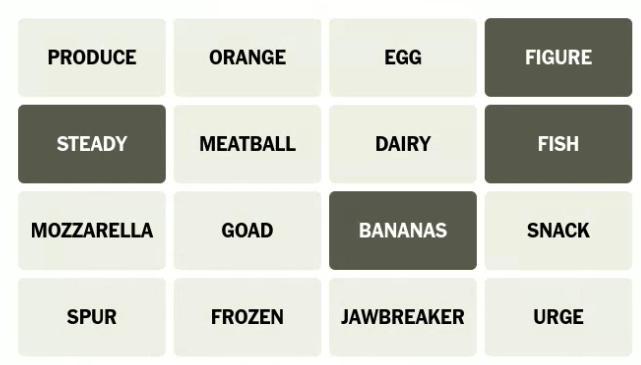
#> input picture Image and Sound Processing/KunleOguntoye_HW3/part2/p2_image1.png, 641 x 365 px
$ python p2b_code.py
#> lines starting #> are read from the running program, lines starting #| are printed output that depends on the picture; after the words box and inside, x2 and y2 are one past the last pixel; in counts of white or black regions, pixels touching at a corner belong together
import random
import cv2 as cv
# !apt-get install tesseract-ocr -y
# !pip install pytesseract opencv-python
import pytesseract

pytesseract.pytesseract.tesseract_cmd = r'/usr/bin/tesseract'

image = cv.imread('p2_image1.png',  cv.IMREAD_GRAYSCALE)
#> image: shape (365, 641); min 0, max 255, mean 205.3
ret, thresh = cv.threshold(image, 150, 255, cv.THRESH_BINARY)
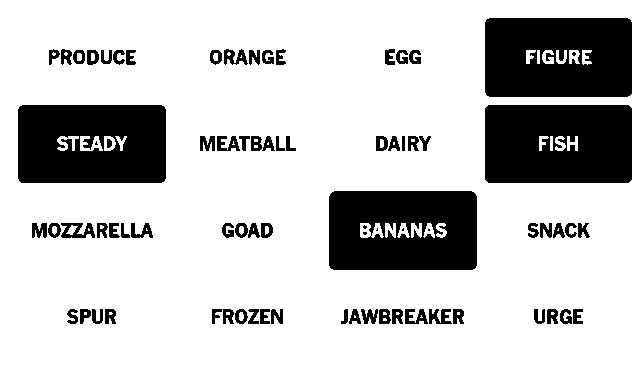
#> thresh: shape (365, 641); 77.8% white; 77 black regions (7 under 20 px), largest, box (x1, y1, x2, y2) and area: (485, 105, 632, 183) 11114, (485, 18, 632, 97) 11030, (18, 105, 166, 183) 10903

imageX  = cv.imread('p2_image1.png')
#> imageX is the input picture: shape (365, 641, 3); mean B, G, R 197.8, 207.4, 205.6
image_rgb = cv.cvtColor(imageX, cv.COLOR_BGR2RGB)

ret, image = cv.threshold(image, 230, 255, cv.THRESH_BINARY_INV)
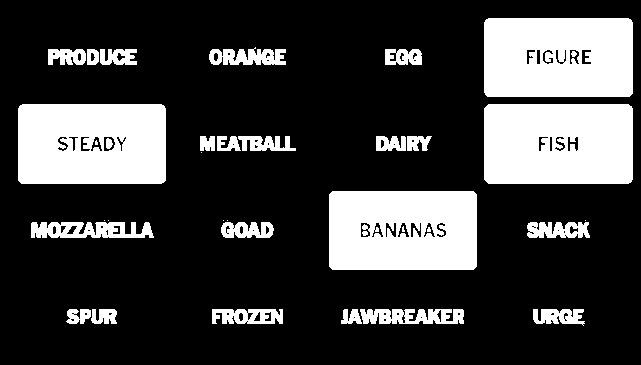
#> image: shape (365, 641); 24.1% white; 35 white regions (9 under 20 px), largest, box (x1, y1, x2, y2) and area: (484, 104, 633, 184) 11679, (18, 104, 166, 184) 11422, (484, 18, 633, 97) 11392

boundingBox = image.shape[0]//4, image.shape[1]//4
#> boundingBox = (91, 160)

#> (the run stopped early here; a loop or call above may not have finished)

$ run again, with Image and Sound Processing/KunleOguntoye_HW3/part2/p2_image2.png copied over Image and Sound Processing/KunleOguntoye_HW3/part2/p2_image1.png
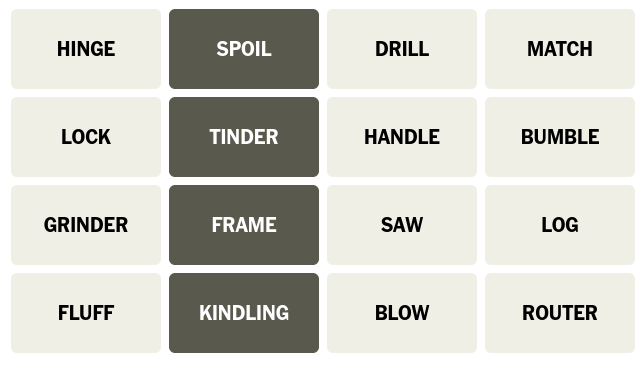
#> input picture Image and Sound Processing/KunleOguntoye_HW3/part2/p2_image2.png, 641 x 365 px
#> `ret, thresh = cv.threshold(image, 150, 255, cv.THRESH_BINARY)`:
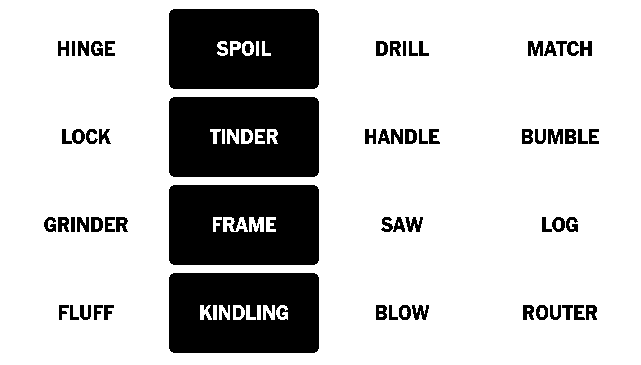
#> thresh: shape (365, 641); 77.9% white; 70 black regions (4 under 20 px), largest, box (x1, y1, x2, y2) and area: (169, 9, 319, 89) 11494, (169, 185, 319, 265) 11363, (169, 97, 319, 177) 11321
#> imageX is the input picture: shape (365, 641, 3); mean B, G, R 199.5, 206.9, 207.1
#> `ret, image = cv.threshold(image, 230, 255, cv.THRESH_BINARY_INV)`:
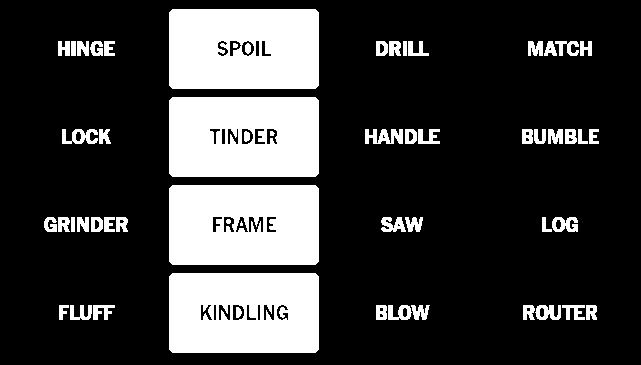
#> image: shape (365, 641); 22.8% white; 56 white regions (1 under 20 px), largest, box (x1, y1, x2, y2) and area: (169, 9, 319, 89) 11565, (169, 185, 319, 265) 11529, (169, 97, 319, 177) 11467

$ run again, with Image and Sound Processing/KunleOguntoye_HW3/part2/p2_image3.png copied over Image and Sound Processing/KunleOguntoye_HW3/part2/p2_image1.png
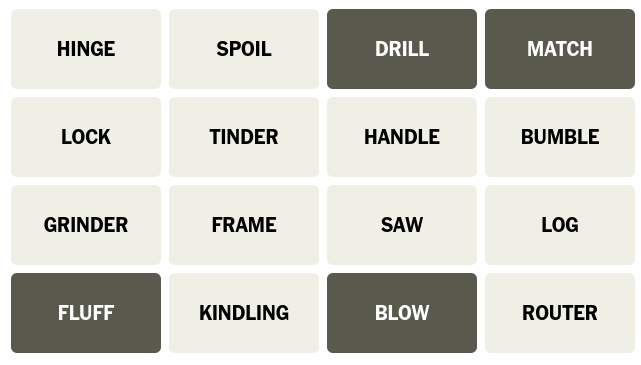
#> input picture Image and Sound Processing/KunleOguntoye_HW3/part2/p2_image3.png, 641 x 365 px
#> `ret, thresh = cv.threshold(image, 150, 255, cv.THRESH_BINARY)`:
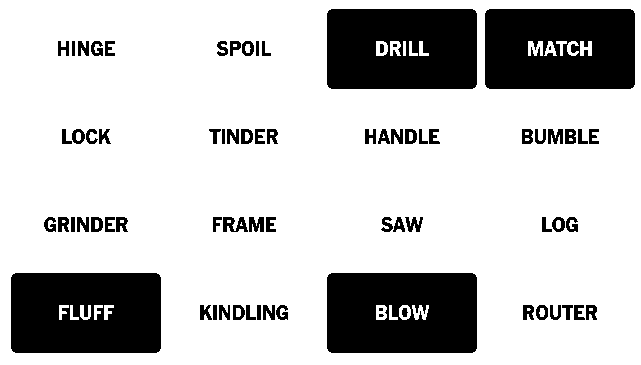
#> thresh: shape (365, 641); 77.5% white; 73 black regions (4 under 20 px), largest, box (x1, y1, x2, y2) and area: (11, 273, 161, 353) 11554, (327, 9, 477, 89) 11488, (327, 273, 477, 353) 11448
#> imageX is the input picture: shape (365, 641, 3); mean B, G, R 198.7, 206.1, 206.3
#> `ret, image = cv.threshold(image, 230, 255, cv.THRESH_BINARY_INV)`:
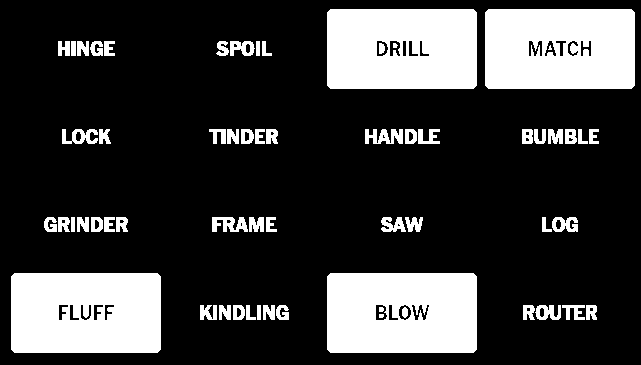
#> image: shape (365, 641); 23.2% white; 60 white regions (2 under 20 px), largest, box (x1, y1, x2, y2) and area: (11, 273, 161, 353) 11667, (485, 9, 635, 89) 11588, (327, 9, 477, 89) 11575
